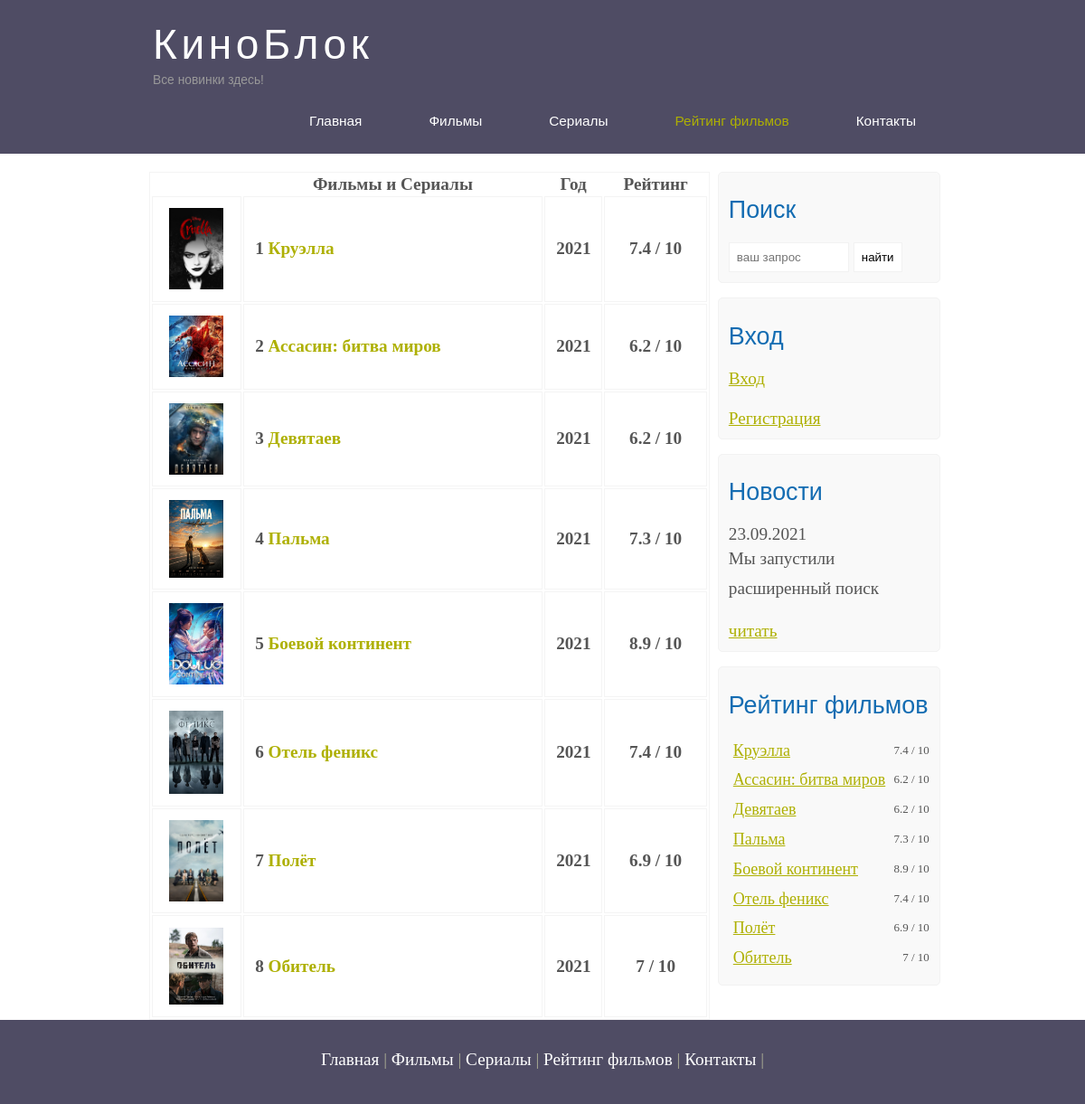
Page /rating.php on the earlier database version.
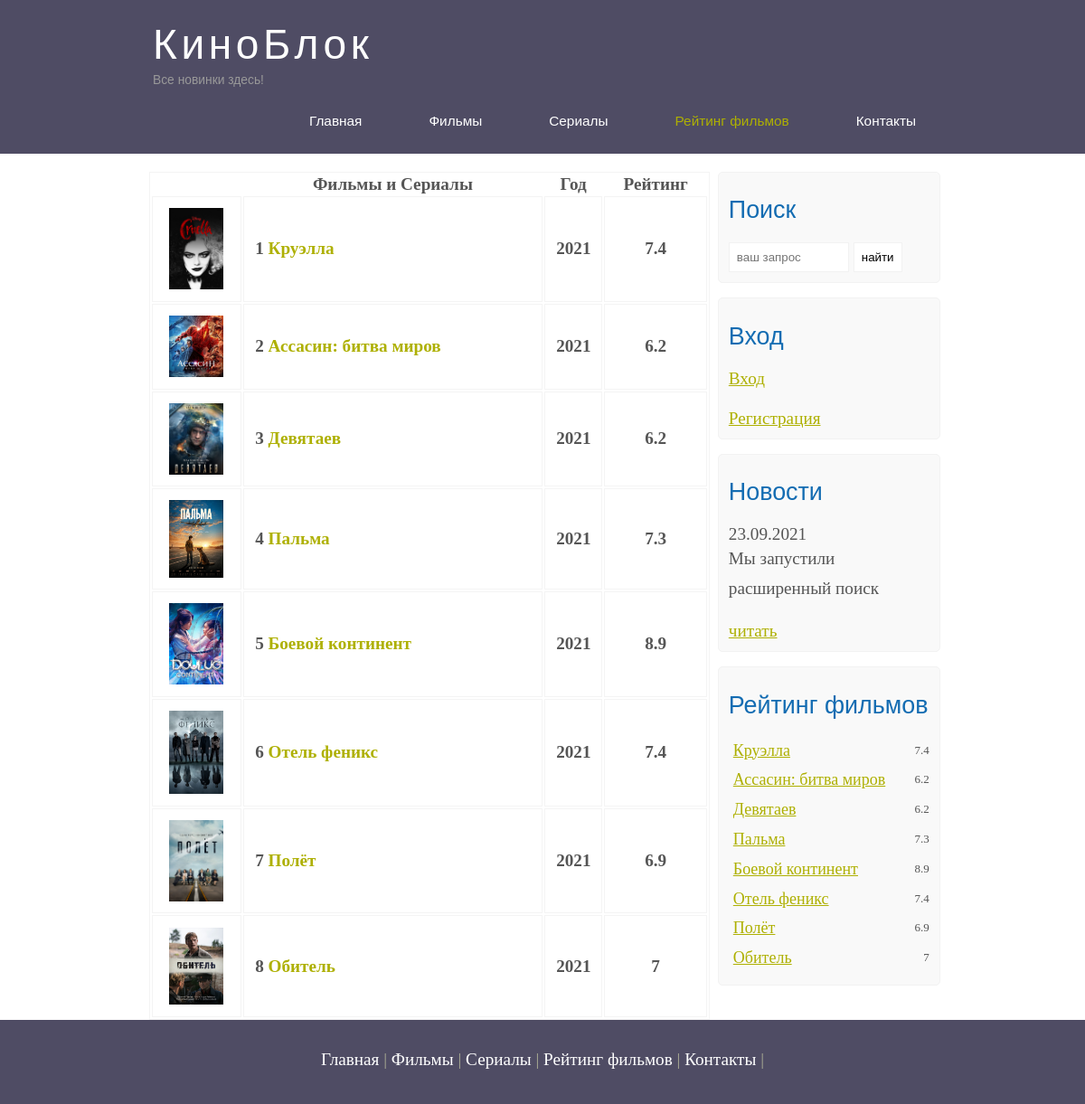
Same page on the later database version.
### tables this page shows
CREATE TABLE `header` (
  `id` int NOT NULL,
  `title` varchar(50) NOT NULL,
  `linktitle` varchar(100) NOT NULL,
  `page` varchar(50) NOT NULL
);

CREATE TABLE `main` (
  `post_id` int NOT NULL,
  `img` varchar(50) NOT NULL,
  `name` varchar(500) NOT NULL,
  `content` varchar(2500) NOT NULL,
  `video` varchar(500) NOT NULL,
  `rating` float NOT NULL,
  `year` year NOT NULL,
  `producer` varchar(250) NOT NULL,
  `type` varchar(50) NOT NULL
);

### rating.php (the view, shortened to what this page needs)
<?php
  include "bd.php";
  $result = mysqli_query($mysqli, 'SELECT * FROM main');
  $rows = mysqli_fetch_all($result, MYSQLI_ASSOC);
?>
<!DOCTYPE html>
<html lang="ru">
<head>
  <link rel="stylesheet" href="style.css">
</head>
<body>
<div class="main">
  <?php
    $page = 'rating';
    include "header.php";
  ?>
  <div class="site_content">
    <div class="sidebar_container">
  <?php
    include "query.php";
  ?>
  <?php
    include "entry.php";
  ?>
  <?php
    include "anonsnews.php";
  ?>
  <?php
    include "ratingmain.php";
  ?>
    <div class="content">
      <table class="rating">
        <tr>
          <th></th>
          <th>Фильмы и Сериалы</th>
          <th class="center">Год</th>
          <th class="center">Рейтинг</th>
        </tr>
      <?php foreach($rows as $row):?>
        <tr>
          <td class="center"><img src="img/<?php echo $row['img'];?>"></td>
          <td><?php echo $row['post_id'];?> <a href="<?php echo $row['linkpage'];?>"><?php echo $row['name'];?></a></td>
          <td class="center"><?php echo $row['year'];?></td>
          <td class="center rating"><?php echo $row['rating'];?></td>
        </tr>
      <?php endforeach;?>
      </table>
    </div>
  </div>
  <?php
    include "footer.php";
  ?>
  </div>
</body>
</html>

### header.php (shortened to what this page needs)
<?php
  include "bd.php";
  $result5 = mysqli_query($mysqli, 'SELECT * FROM header');
  $rows5 = mysqli_fetch_all($result5, MYSQLI_ASSOC);
?>
<div class="header">
  <div class="logo">
    <div class="logo_text">
      <h1><a href="/">КиноБлок</a></h1>
      <h2>Все новинки здесь!</h2>
    </div>
  </div>
  <div class="menubar">
    <ul class="menu">
    <?php foreach($rows5 as $row5):?>
      <li <?php echo ($page == $row5['page'] ? "class = selected" : "")?>><a href="<?php echo $row5['linktitle'];?>"><?php echo $row5['title'];?></a></li>
    <?php endforeach;?>
    </ul>
  </div>
</div>

### query.php
<div class="sidebar">
  <h2>Поиск</h2>
    <form method="post" action="#" id="search_form">
      <input type="search" name="search_field" placeholder="ваш запрос" />
      <input type="submit" class="btn" value="найти" />
    </form>
</div>

### entry.php
<div class="sidebar">
    <h2>Вход</h2>
    <?php
    if(isset($_SESSION['user'])){?>
      <div class="btn_entry"><a href="lk.php">Личный кабинет</a></div>
      <?php }else{?>
      <div class="btn_entry"><a href="avto.php">Вход</a></div>
      <br>
      <div class="btn_entry"><a href="register.php">Регистрация</a></div>
      <?php }?>
</div>

### anonsnews.php
<div class="sidebar">
    <h2>Новости</h2>
    <span>23.09.2021</span>
    <p>Мы запустили расширенный поиск</p>
    <a href="sitenews.php">читать</a>
</div>

### ratingmain.php (shortened to what this page needs)
<?php
  include "bd.php";
  $result_main = mysqli_query($mysqli, 'SELECT * FROM main');
  $rows_main = mysqli_fetch_all($result_main, MYSQLI_ASSOC);
?>
<div class="sidebar">
    <h2>Рейтинг фильмов</h2>
    <ul>
    <?php foreach($rows_main as $row_main):?>
      <li><a class="link_sidebar" href="<?php echo $row_main['linkpage'];?>"><?php echo $row_main['name'];?></a><span class="rating_sidebar"><?php echo $row_main['rating'];?></span></li>
    <?php endforeach;?>
    </ul>
  </div>
</div>

### footer.php
<div class="footer">
  <p>
    <a href="index.php">Главная</a> |
    <a href="films.php">Фильмы</a> |
    <a href="series.php">Сериалы</a> |
    <a href="rating.php">Рейтинг фильмов</a> |
    <a href="contact.php">Контакты</a>  |
  </p>
</div>

### style.css (style rules this page uses)
* { margin: 0; padding: 0; }
body { font-size: 1.2em; background-color: #fff; color: #555; }
p { padding: 0 0 20px 0; line-height: 1.7em; }
input[type="text"], input[type="pass"], input[type="password"], input[type="search"], input[type="email"], input[type="phone"] { color: #5d5d5d; width: 60%; padding: 8px; }
input, textarea { outline: none; border: none; border: solid 1px #f2f2f2; }
h1, h2 { font: normal 170% 'century gothic', arial; margin: 0 0 15px 0; padding: 15px 0 5px 0; color: #000; }
h2 { font-size: 140%; }
a, a:hover { outline: none; text-decoration: underline; color: #aeb002; }
ul { margin: 2px 0 22px 17px; }
ul li { margin: 0 0 6px 0; padding: 0 0 4px 5px; line-height: 1.5em; }
.header { background-color: rgb(79, 76, 100); height: 170px; font-size: 0.8em; margin-left: 0px; margin-right: 0px; min-width: 900px; }
.main, .logo, .menubar, .site_content, .footer { margin-left: auto; margin-right: auto; }
.logo { width: 880px; padding-bottom: 20px; }
.logo h1, .logo h2 { font: normal 300% 'century gothic', arial, sans-serif; margin: 0 0 0 9px; }
.logo_text h1, .logo_text h1 a, .logo_text h1 a:hover { padding: 22px 0 0 0; color: #fff; letter-spacing: 0.1em; text-decoration: none; }
.logo_text h2 { font-size: 0.9em; padding: 4px 0 0 0; color: #999; }
.menubar { width: 900px; height: 46px; }
ul.menu { float: right; }
ul.menu li { float: left; padding: 0 0 0 9px; list-style: none; margin: 1px 2px 0 0; }
ul.menu li a { font: normal 100% 'trebuchet ms', sans-serif; display: block; height: 20px; padding: 6px 35px 5px 28px; color: #fff; text-decoration: none; }
ul.menu li.selected a { color: #aeb002; }
.site_content { width: 880px; overflow: hidden; margin: 20px auto 0 auto; background-color: white; }
.sidebar_container { float: right; width: 224px; }
.sidebar { float: right; width: 222px; padding: 5%; margin: 0 0 16px 0; border: solid 1px #f2f2f2; border-radius: 5px; background-color: #f9f9f9; }
.btn { padding: 8px; background-color: white; cursor: pointer; }
.sidebar h2 { color: #136cb2; }
.sidebar ul { margin: 0; }
.sidebar ul li { list-style-type: none; margin: 0 0 0 0; }
.sidebar .rating_sidebar { float: right; }
.rating_sidebar { font-size: 13px; }
.link_sidebar { font-size: 18px; }
.content { height: 100%; width: 620px; padding: 0 0 0 5px; float: left; }
.content a { text-decoration: none; }
.btn { cursor: pointer; }
.btn_entry { font-size: 1em; }
table { width: 100%; border: solid 1px #f4f4f4; }
td { padding: 2%; border: solid 1px #f4f4f4; }
td img { width: 60px; vertical-align: middle; }
.center { text-align: center; }
.rating { font-weight: bold; }
.footer { width: 100%; height: 60px; padding: 28px 0 5px 0; text-align: center; background-color: rgb(79, 76, 100); color: #a8aa94; margin-left: 0px; margin-right: 0px; min-width: 900px; }
.footer a { color: #fff; text-decoration: none; }
.footer p { padding: 0 0 10px 0; }

Differences in the rows shown:
changed main "Круэлла": rating "7.4 / 10" → "7.4"
changed main "Ассасин: битва миров": rating "6.2 / 10" → "6.2"
changed main "Девятаев": rating "6.2 / 10" → "6.2"
changed main "Пальма": rating "7.3 / 10" → "7.3"
changed main "Боевой континент": rating "8.9 / 10" → "8.9"
changed main "Отель феникс": rating "7.4 / 10" → "7.4"
changed main "Полёт": rating "6.9 / 10" → "6.9"
changed main "Обитель": rating "7 / 10" → "7"
